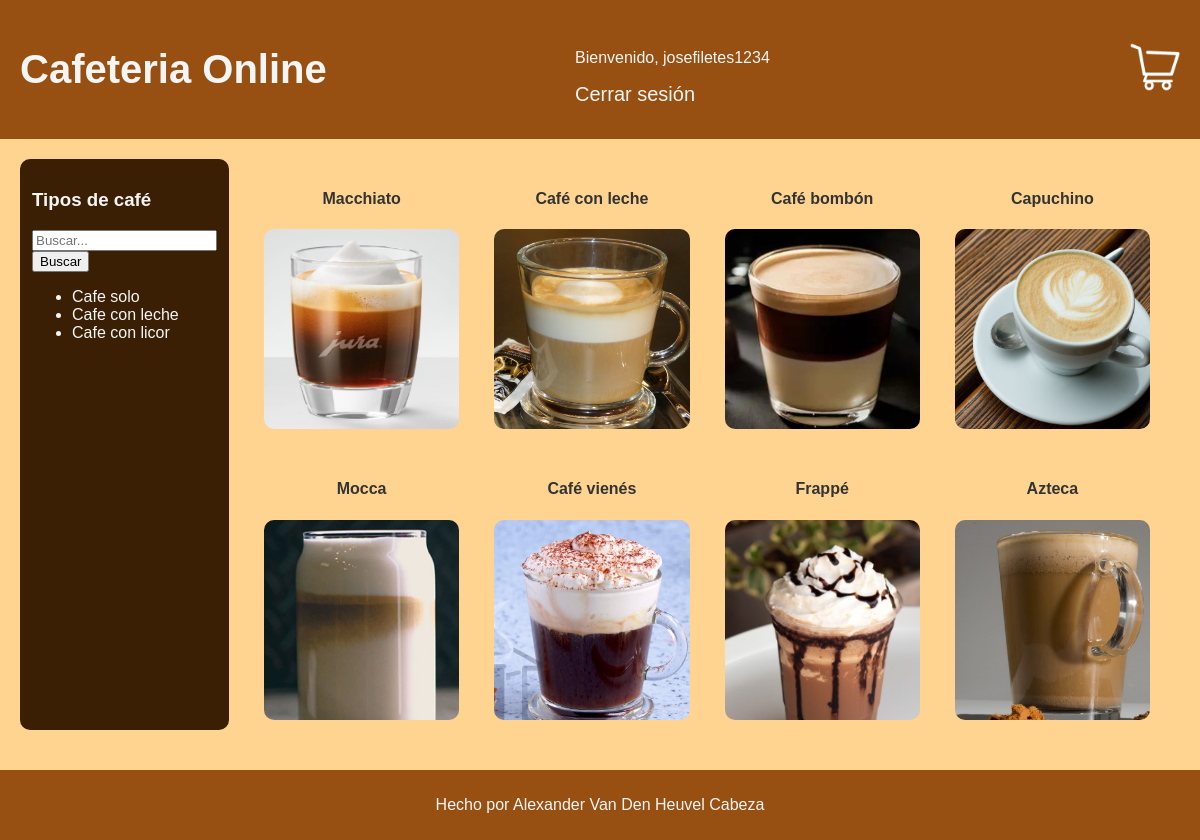
Page /paginaCompras/productos_por_categoria/Cafe con leche (signed in) on the committed database.
### paginaCompras/models.py (models this page shows, shortened)
class Producto(models.Model):
    nombre = models.CharField(max_length=100)
    descripcion = models.TextField()
    categoria = models.TextField(default='Sin categoria')
    precio = models.DecimalField(max_digits=8, decimal_places=2)
    imagen = models.URLField()
    disponible = models.BooleanField(default=True)
    fecha_creacion = models.DateTimeField(auto_now_add=True)

### paginaCompras/views.py (the view)
# urls.py: path("productos_por_categoria/<str:categoria>", views.productos_por_categoria, name="productos_por_categoria"),
def productos_por_categoria(request, categoria):
    productos = Producto.objects.filter(categoria=categoria)
    categorias = Producto.objects.values('categoria').distinct()
    context = {
        'productos': productos,
        'categorias': categorias,
    }
    return render(request, 'Paginacompras/productos_por_categoria.html', context)

### paginaCompras/templates/paginaCompras/productos_por_categoria.html (shortened to what this page needs)
<!DOCTYPE html>
<html>
<head>
    {% load static %}
    <link rel="stylesheet" type="text/css" href="{% static 'css/estilo.css' %}">
</head>
<body>
    <header>
  <a href="{% url 'home' %}"><h1>Cafeteria Online</h1></a>
  <nav>
    {% if user.is_authenticated %}
    <p>Bienvenido, {{ user.username }}</p>
    <a href="{% url 'logout' %}">Cerrar sesión</a>
  </nav>
    <div id="carrito">
    <a href="{% url 'ver_carrito' %}">
      <img src="/media/productos/carrito.png" alt="Carrito de compra">
    </a>
    </div>
    </header>
    <main>
      <div id="categorias">
        <h3>Tipos de café</h3>
        <form method="GET" action="{% url 'buscar' %}">
          <input type="text" name="q" placeholder="Buscar...">
          <button type="submit">Buscar</button>
        </form>
        <ul>
          {% for categoria in categorias %}
            <li><a href="{% url 'productos_por_categoria' categoria.categoria %}">{{ categoria.categoria }}</a></li>
          {% endfor %}
        </ul>
      </div>
        <div class="grid-container" id="contenido-principal">
    {% for producto in productos %}
    <a href="{% url 'detail' producto.id %}">
      <div class="grid-item">
        <h4>{{ producto.nombre }}</h4>
        <div id="cuadrofoto" style="background-image: url({{ producto.imagen }})"></div>
      </div>
    </a>
    {% endfor %}
  </div>
</main>
<footer>
  <p>Hecho por Alexander Van Den Heuvel Cabeza</p>
</footer>
</body>
{% else %}
    <p>Bienvenido, regístrese o acceda para ver nuestros distintos cafés</p>
    <a href="{% url 'login' %}">Acceder</a>
    <a href="{% url 'registro' %}">Registrarse</a>
{% endif %}
</html>

### paginaCompras/static/css/estilo.css (style rules this page uses)
body { font-family: Arial, sans-serif; background-color: #FFD491; margin: 0; padding: 0; }
header { background-color: #975012; padding: 20px; color: #f5f5f5; display: flex; align-items: center; }
header a { margin: 0; font-size: 20px; flex: 1; color: #f5f5f5; }
nav { color: #f5f5f5; background-color: #975012; padding: 10px; flex: 1; }
#carrito { margin-left: auto; }
#carrito img { width: 50px; height: auto; }
main { padding: 20px; margin-bottom:20px; display: grid; grid-template-areas: "categorias contenido-principal"; grid-template-columns: 1fr 5fr; grid-gap: 20px; }
#categorias { background-color: #3B1F04; color: #f5f5f5; font-color: margin-right: 20px; border-radius:10px; padding:12px; grid-area: categorias; }
#categorias a { color:#f5f5f5; padding-bottom:10px; }
#contenido-principal { margin-right: 20px; grid-area: contenido-principal; }
.grid-container { display: grid; grid-template-columns: repeat(auto-fit, minmax(200px, 1fr)); grid-gap:10px; text-align: center; border-radius: 10px; }
#cuadrofoto { background-size: cover; background-position: center width: 100%; height: 200px; border-radius:10px; }
.grid-item { border-radius:10px; margin-left:5px; transition: background-color 0.8s, border-radius 0.8s; padding:10px; }
a { text-decoration: none; color: #333; }
footer { background-color: #975012; color: #f5f5f5; padding: 10px; margin-bottom: 0px; text-align: center; }

### rows in the picture
Producto: nombre "Macchiato", imagen (picture)
Producto: nombre "Café con leche", imagen (picture)
Producto: nombre "Café bombón", imagen (picture)
Producto: nombre "Capuchino", imagen (picture)
Producto: nombre "Mocca", imagen (picture)
Producto: nombre "Café vienés", imagen (picture)
Producto: nombre "Frappé", imagen (picture)
Producto: nombre "Azteca", imagen (picture)

### other values in the picture
{{ user.username }} "josefiletes1234"
{{ categoria.categoria }} "Cafe solo" "Cafe con leche" "Cafe con licor"
